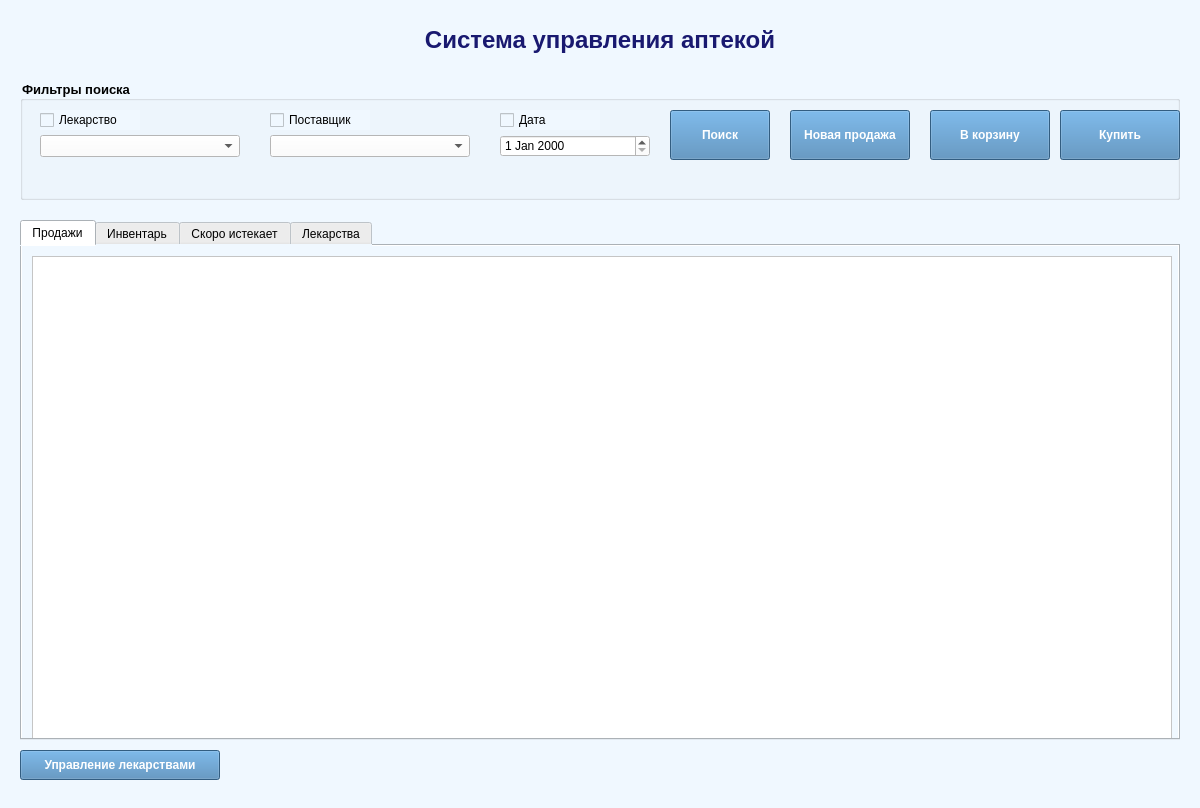
<?xml version="1.0" encoding="UTF-8"?>
<ui version="4.0">
 <class>PharmacyMainWindow</class>
 <widget class="QMainWindow" name="PharmacyMainWindow">
  <property name="geometry">
   <rect>
    <x>0</x>
    <y>0</y>
    <width>1200</width>
    <height>808</height>
   </rect>
  </property>
  <property name="windowTitle">
   <string>Система управления аптекой</string>
  </property>
  <widget class="QWidget" name="centralwidget">
   <property name="styleSheet">
    <string notr="true">background-color: rgb(240, 248, 255);</string>
   </property>
   <widget class="QLabel" name="titleLabel">
    <property name="geometry">
     <rect>
      <x>20</x>
      <y>20</y>
      <width>1160</width>
      <height>40</height>
     </rect>
    </property>
    <property name="font">
     <font>
      <pointsize>18</pointsize>
      <weight>75</weight>
      <bold>true</bold>
     </font>
    </property>
    <property name="styleSheet">
     <string notr="true">color: rgb(25, 25, 112);</string>
    </property>
    <property name="text">
     <string>Система управления аптекой</string>
    </property>
    <property name="alignment">
     <set>Qt::AlignCenter</set>
    </property>
   </widget>
   <widget class="QGroupBox" name="filterGroupBox">
    <property name="geometry">
     <rect>
      <x>20</x>
      <y>80</y>
      <width>1160</width>
      <height>120</height>
     </rect>
    </property>
    <property name="font">
     <font>
      <pointsize>10</pointsize>
      <weight>75</weight>
      <bold>true</bold>
     </font>
    </property>
    <property name="title">
     <string>Фильтры поиска</string>
    </property>
    <widget class="QCheckBox" name="checkBox_medicine">
     <property name="geometry">
      <rect>
       <x>20</x>
       <y>30</y>
       <width>100</width>
       <height>20</height>
      </rect>
     </property>
     <property name="text">
      <string>Лекарство</string>
     </property>
    </widget>
    <widget class="QComboBox" name="comboBox_medicine">
     <property name="geometry">
      <rect>
       <x>20</x>
       <y>55</y>
       <width>200</width>
       <height>22</height>
      </rect>
     </property>
     <property name="styleSheet">
      <string notr="true">background-color: rgb(255, 255, 255);</string>
     </property>
    </widget>
    <widget class="QCheckBox" name="checkBox_supplier">
     <property name="geometry">
      <rect>
       <x>250</x>
       <y>30</y>
       <width>100</width>
       <height>20</height>
      </rect>
     </property>
     <property name="text">
      <string>Поставщик</string>
     </property>
    </widget>
    <widget class="QComboBox" name="comboBox_supplier">
     <property name="geometry">
      <rect>
       <x>250</x>
       <y>55</y>
       <width>200</width>
       <height>22</height>
      </rect>
     </property>
     <property name="styleSheet">
      <string notr="true">background-color: rgb(255, 255, 255);</string>
     </property>
    </widget>
    <widget class="QCheckBox" name="checkBox_date">
     <property name="geometry">
      <rect>
       <x>480</x>
       <y>30</y>
       <width>100</width>
       <height>20</height>
      </rect>
     </property>
     <property name="text">
      <string>Дата</string>
     </property>
    </widget>
    <widget class="QDateEdit" name="dateEdit">
     <property name="geometry">
      <rect>
       <x>480</x>
       <y>55</y>
       <width>150</width>
       <height>22</height>
      </rect>
     </property>
     <property name="styleSheet">
      <string notr="true">background-color: rgb(255, 255, 255);</string>
     </property>
    </widget>
    <widget class="QPushButton" name="pushButton_search">
     <property name="geometry">
      <rect>
       <x>650</x>
       <y>30</y>
       <width>100</width>
       <height>50</height>
      </rect>
     </property>
     <property name="styleSheet">
      <string notr="true">background-color: rgb(70, 130, 180); color: white; font-weight: bold;</string>
     </property>
     <property name="text">
      <string>Поиск</string>
     </property>
    </widget>
    <widget class="QPushButton" name="pushButton_add_sale">
     <property name="geometry">
      <rect>
       <x>770</x>
       <y>30</y>
       <width>120</width>
       <height>50</height>
      </rect>
     </property>
     <property name="styleSheet">
      <string notr="true">background-color: rgb(70, 130, 180); color: white; font-weight: bold;</string>
     </property>
     <property name="text">
      <string>Новая продажа</string>
     </property>
    </widget>
    <widget class="QPushButton" name="pushButton_add_to_cart">
     <property name="geometry">
      <rect>
       <x>910</x>
       <y>30</y>
       <width>120</width>
       <height>50</height>
      </rect>
     </property>
     <property name="styleSheet">
      <string notr="true">background-color: rgb(70, 130, 180); color: white; font-weight: bold;</string>
     </property>
     <property name="text">
      <string>В корзину</string>
     </property>
    </widget>
    <widget class="QPushButton" name="pushButton_checkout">
     <property name="geometry">
      <rect>
       <x>1040</x>
       <y>30</y>
       <width>120</width>
       <height>50</height>
      </rect>
     </property>
     <property name="styleSheet">
      <string notr="true">background-color: rgb(70, 130, 180); color: white; font-weight: bold;</string>
     </property>
     <property name="text">
      <string>Купить</string>
     </property>
    </widget>
   </widget>
   <widget class="QTabWidget" name="tabWidget">
    <property name="geometry">
     <rect>
      <x>20</x>
      <y>220</y>
      <width>1160</width>
      <height>520</height>
     </rect>
    </property>
    <widget class="QWidget" name="salesTab">
     <attribute name="title">
      <string>Продажи</string>
     </attribute>
     <widget class="QTableView" name="tableView_sales">
      <property name="geometry">
       <rect>
        <x>10</x>
        <y>10</y>
        <width>1140</width>
        <height>520</height>
       </rect>
      </property>
      <property name="styleSheet">
       <string notr="true">background-color: rgb(255, 255, 255);</string>
      </property>
     </widget>
    </widget>
    <widget class="QWidget" name="inventoryTab">
     <attribute name="title">
      <string>Инвентарь</string>
     </attribute>
     <widget class="QTableView" name="tableView_inventory">
      <property name="geometry">
       <rect>
        <x>10</x>
        <y>10</y>
        <width>1140</width>
        <height>520</height>
       </rect>
      </property>
      <property name="styleSheet">
       <string notr="true">background-color: rgb(255, 255, 255);</string>
      </property>
     </widget>
    </widget>
    <widget class="QWidget" name="expiringTab">
     <attribute name="title">
      <string>Скоро истекает</string>
     </attribute>
     <widget class="QTableView" name="tableView_expiring">
      <property name="geometry">
       <rect>
        <x>10</x>
        <y>10</y>
        <width>1140</width>
        <height>520</height>
       </rect>
      </property>
      <property name="styleSheet">
       <string notr="true">background-color: rgb(255, 255, 255);</string>
      </property>
     </widget>
    </widget>
    <widget class="QWidget" name="medicinesTab">
     <attribute name="title">
      <string>Лекарства</string>
     </attribute>
     <widget class="QTableView" name="tableView_medicines">
      <property name="geometry">
       <rect>
        <x>10</x>
        <y>10</y>
        <width>1140</width>
        <height>520</height>
       </rect>
      </property>
      <property name="styleSheet">
       <string notr="true">background-color: rgb(255, 255, 255);</string>
      </property>
     </widget>
    </widget>
   </widget>
   <widget class="QPushButton" name="pushButton_manage_medicines">
    <property name="geometry">
     <rect>
      <x>20</x>
      <y>750</y>
      <width>200</width>
      <height>30</height>
     </rect>
    </property>
    <property name="styleSheet">
     <string notr="true">background-color: rgb(70, 130, 180); color: white; font-weight: bold;</string>
    </property>
    <property name="text">
     <string>Управление лекарствами</string>
    </property>
   </widget>
  </widget>
 </widget>
 <resources/>
 <connections/>
</ui>
